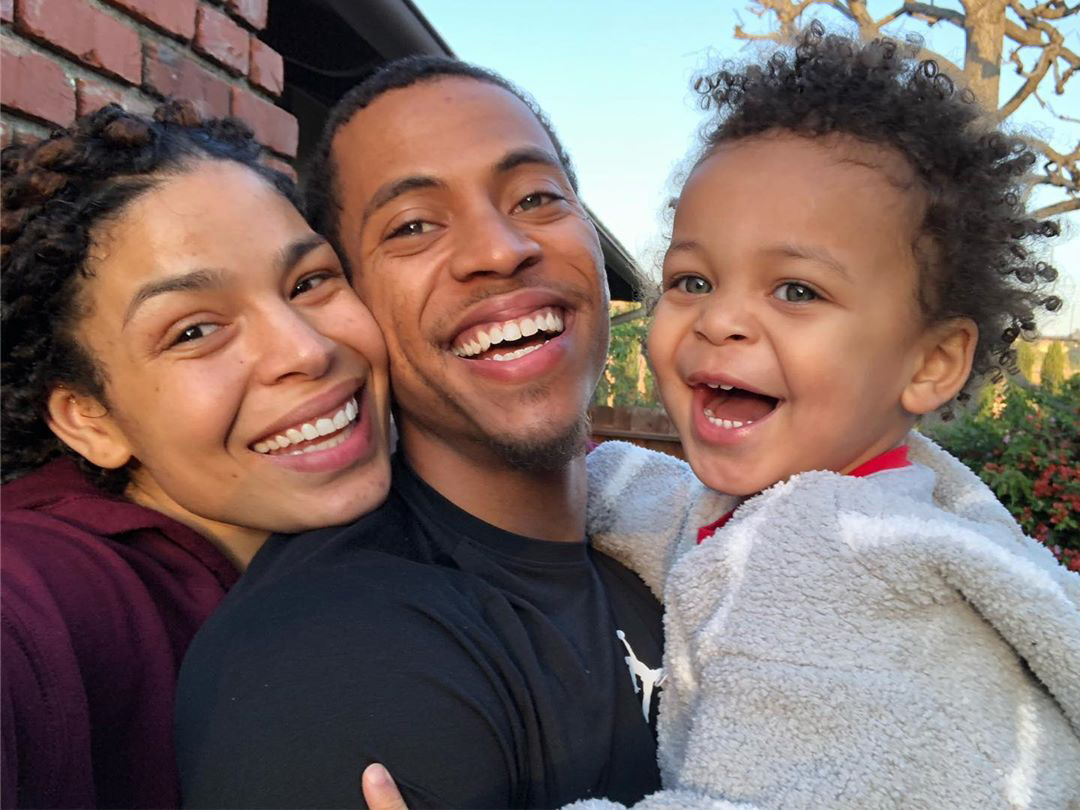
#> input picture datasets/people.jpg, 1080 x 810 px, found by its file name
$ python OpenCVFace2.py
#> lines starting #> are read from the running program, lines starting #| are printed output that depends on the picture; after the words box and inside, x2 and y2 are one past the last pixel; in counts of white or black regions, pixels touching at a corner belong together
import cv2
import matplotlib.pyplot as plt

cascade_classifier = cv2.CascadeClassifier('datasets/haarcascade_frontalface_alt.xml')

# OpenCV deals with BGR but Matplotlib deals with RGB
image = cv2.imread('datasets/people.jpg')
#> image is the input picture: shape (810, 1080, 3); mean B, G, R 101.1, 105.5, 123.6

# convert to grayscale
gray_image = cv2.cvtColor(image, cv2.COLOR_BGR2GRAY)
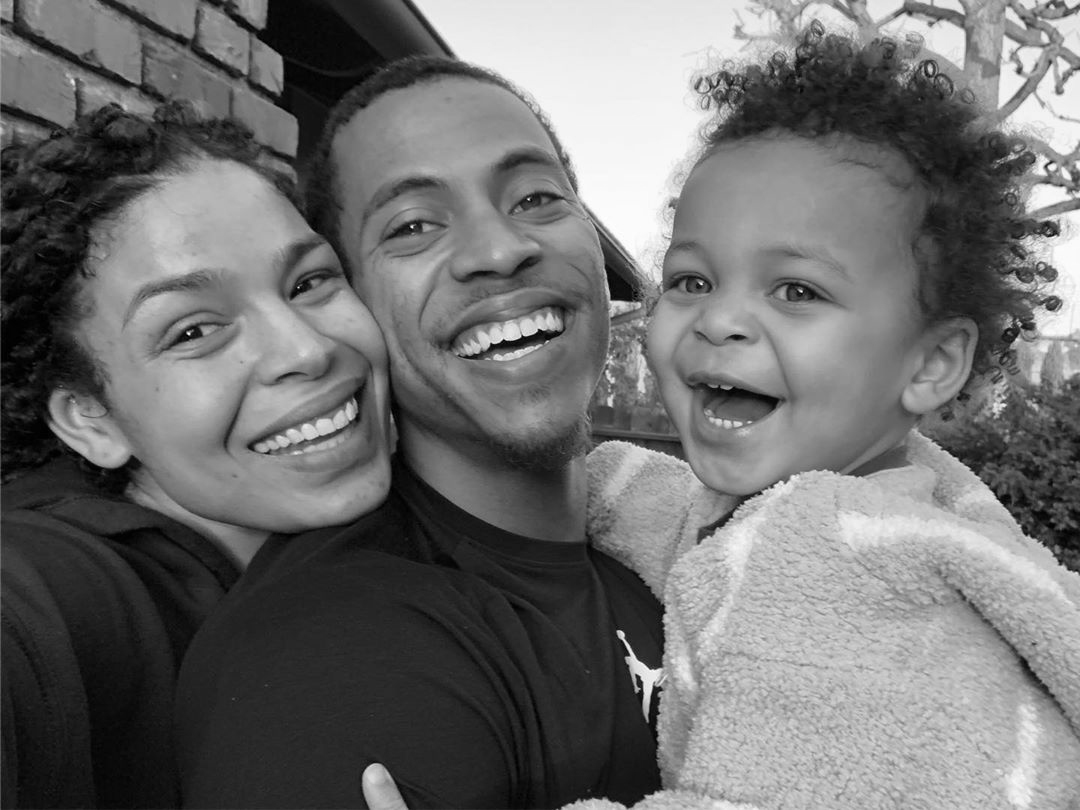
#> gray_image: shape (810, 1080); min 0, max 255, mean 110.4

detected_faces = cascade_classifier.detectMultiScale(gray_image, scaleFactor=1.1, minNeighbors=3, minSize=(20, 20))
#> detected_faces = [[611, 173, 285, 285], [325, 89, 304, 304]]

for (x, y, width, height) in detected_faces:
    cv2.rectangle(image, (x, y), (x + width, y + height), (0, 0, 255), 10)
#> this loop made 2 passes
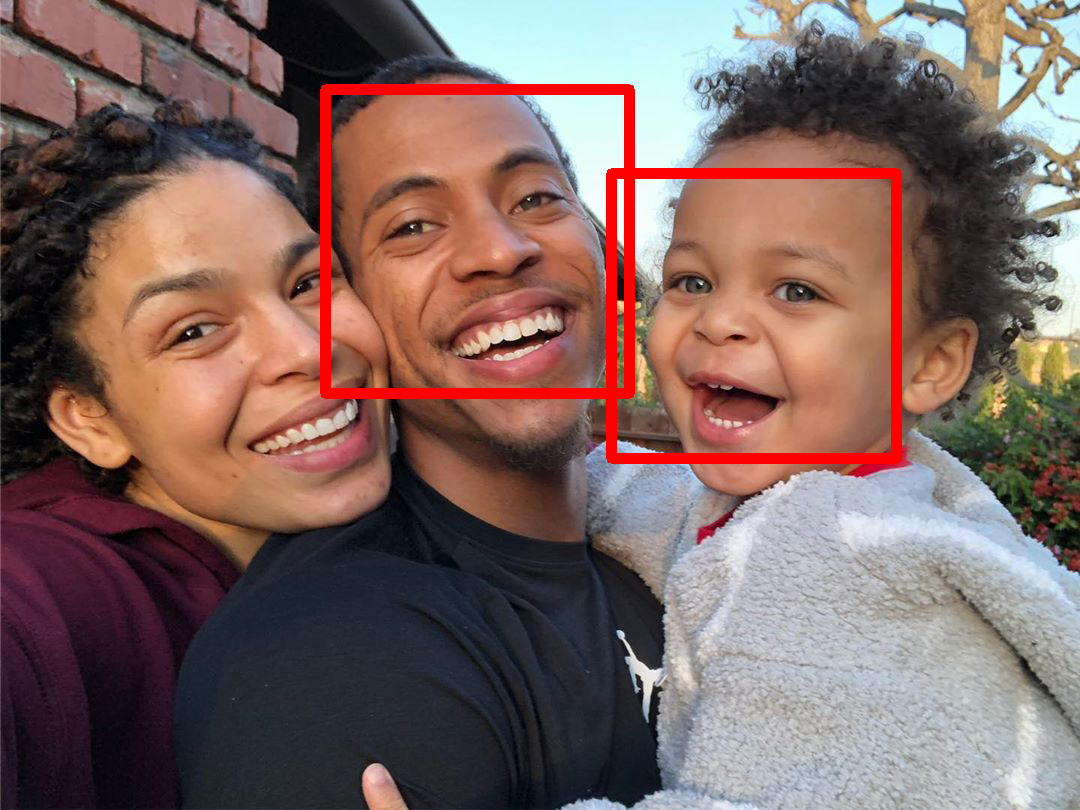
#> image: shape (810, 1080, 3); 2.93% of pixels changed, all inside (x1, y1, x2, y2) = (320, 84, 902, 464)

# OpenCV uses BGR and matplotlib uses RGB
plt.imshow(cv2.cvtColor(image, cv2.COLOR_BGR2RGB))
plt.show()

$ run again, with datasets/girl_face.jpg copied over datasets/people.jpg
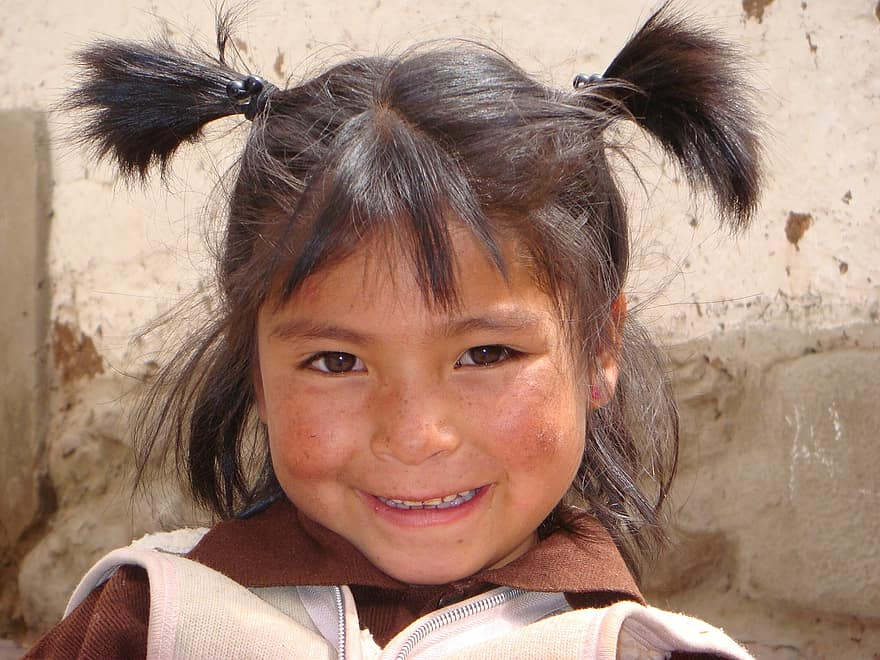
#> input picture datasets/girl_face.jpg, 880 x 660 px, found by its file name
#> image is the input picture: shape (660, 880, 3); mean B, G, R 117.1, 132.7, 163.1
#> `gray_image = cv2.cvtColor(image, cv2.COLOR_BGR2GRAY)`:
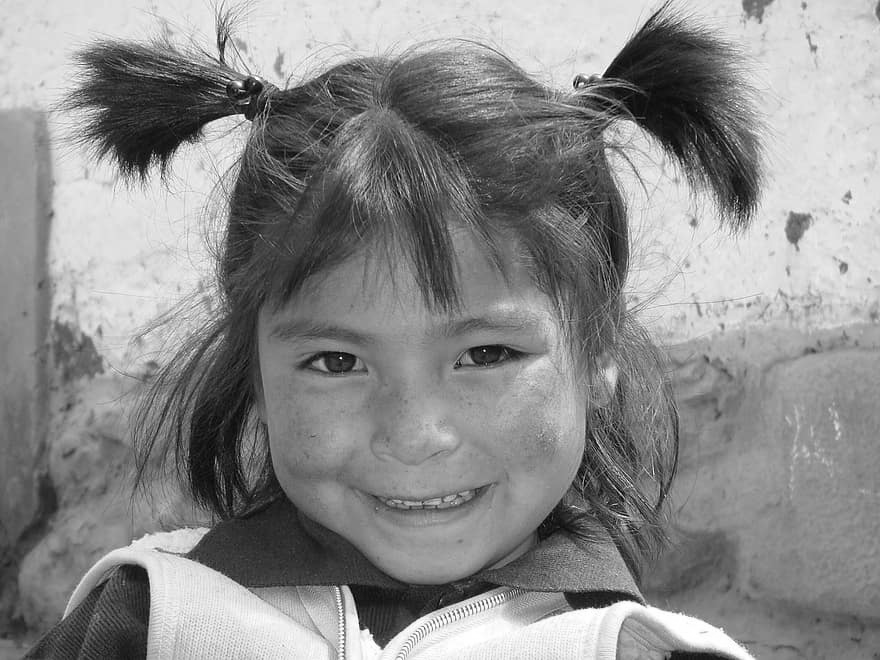
#> gray_image: shape (660, 880); min 1, max 255, mean 140
#> detected_faces = [[241, 233, 350, 350]]
#> the loop `for (x, y, width, height) in detected_faces:` made 1 pass
#> after the loop `for (x, y, width, height) in detected_faces:`:
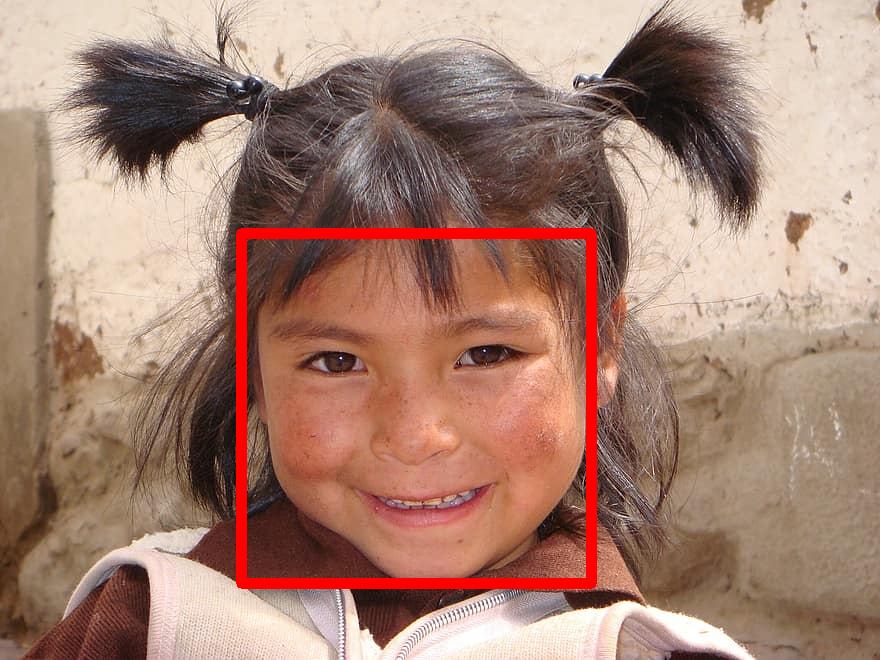
#> image: shape (660, 880, 3); 2.64% of pixels changed, all inside (x1, y1, x2, y2) = (236, 228, 597, 589)

$ run again, with datasets/image.jpg copied over datasets/people.jpg
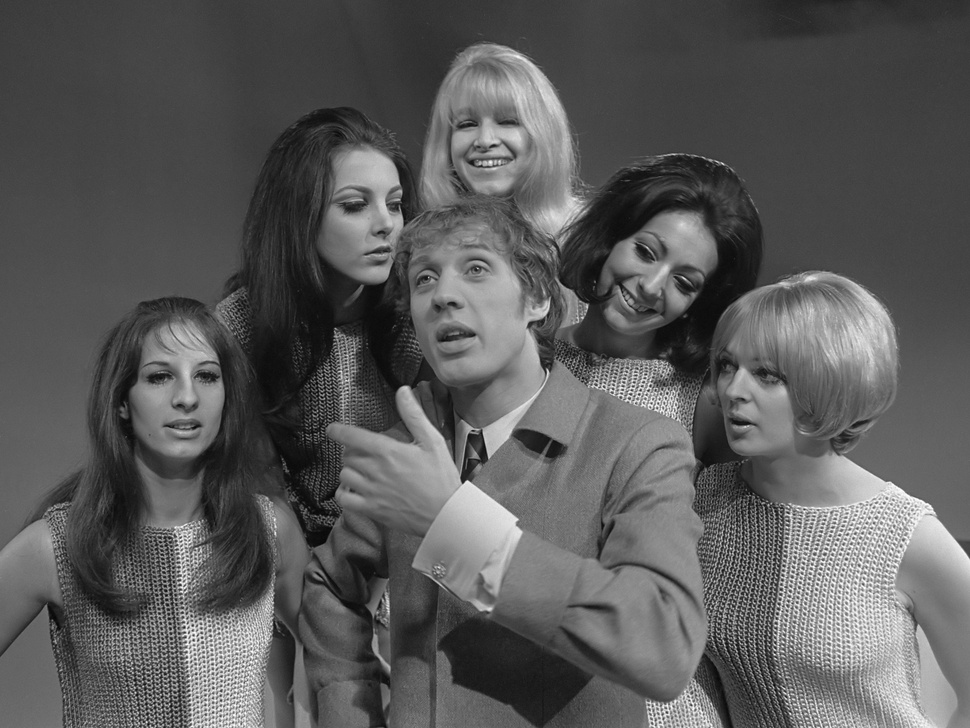
#> input picture datasets/image.jpg, 970 x 728 px, shrunk from 2857 x 2143 before the run, found by its file name
#> image is the input picture: shape (728, 970, 3); min 1, max 255, mean 90.1
#> detected_faces = [[317, 159, 116, 116], [124, 330, 121, 121], [424, 71, 127, 127], [383, 216, 140, 140], [672, 319, 133, 133]]
#> the loop `for (x, y, width, height) in detected_faces:` made 5 passes
#> after the loop `for (x, y, width, height) in detected_faces:`:
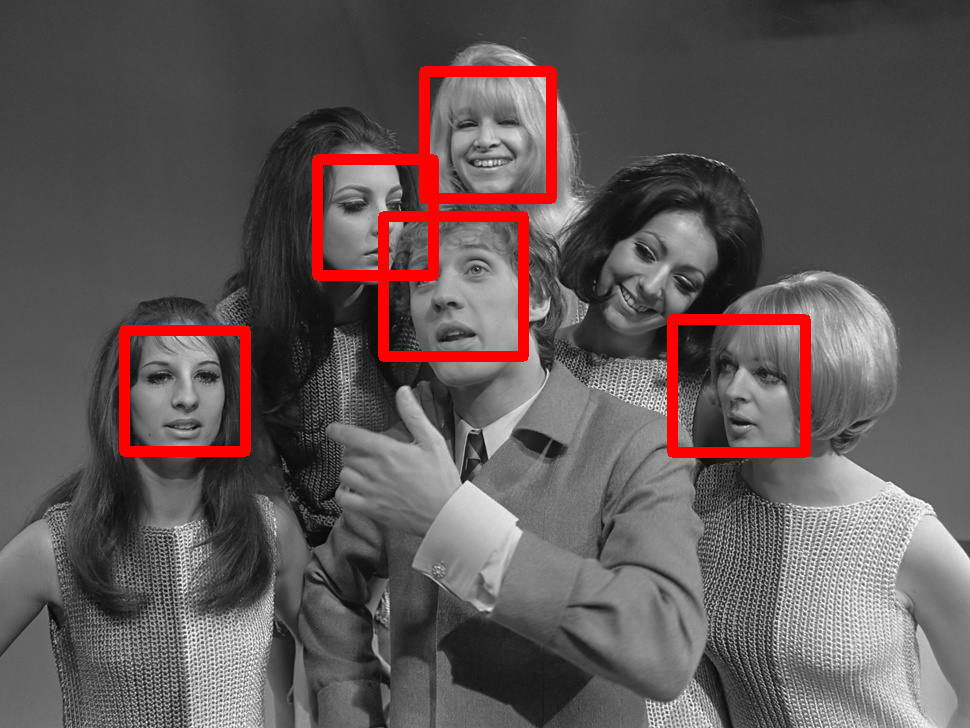
#> image: shape (728, 970, 3); 3.86% of pixels changed, all inside (x1, y1, x2, y2) = (119, 66, 811, 458)

$ run again, with datasets/image2.jpg copied over datasets/people.jpg
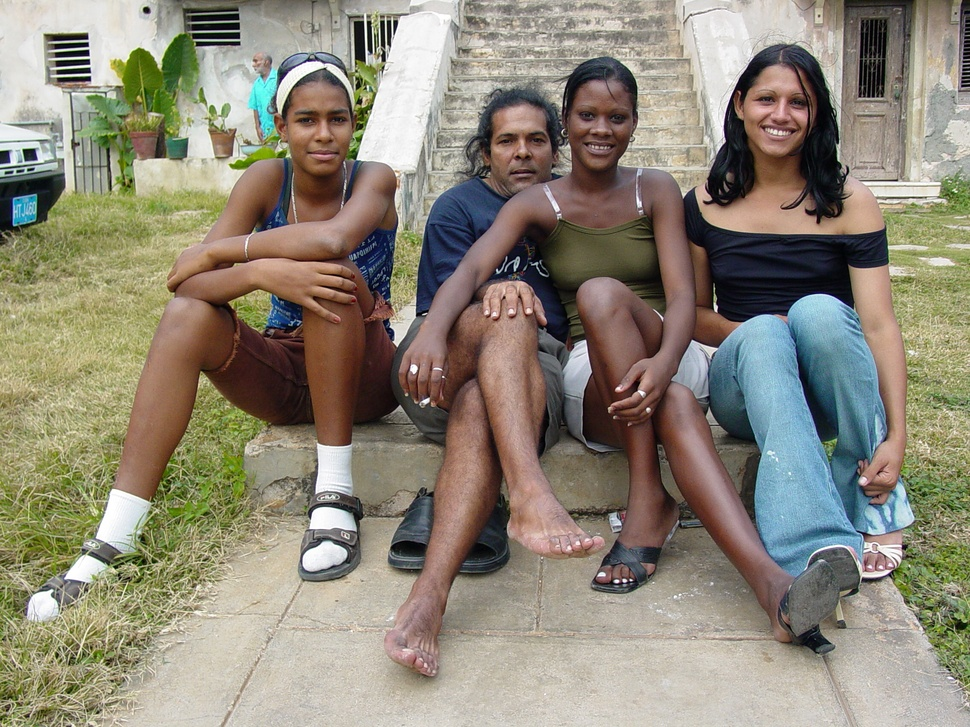
#> input picture datasets/image2.jpg, 970 x 727 px, shrunk from 2272 x 1704 before the run, found by its file name
#> image is the input picture: shape (727, 970, 3); mean B, G, R 119.4, 135, 141.7
#> `gray_image = cv2.cvtColor(image, cv2.COLOR_BGR2GRAY)`:
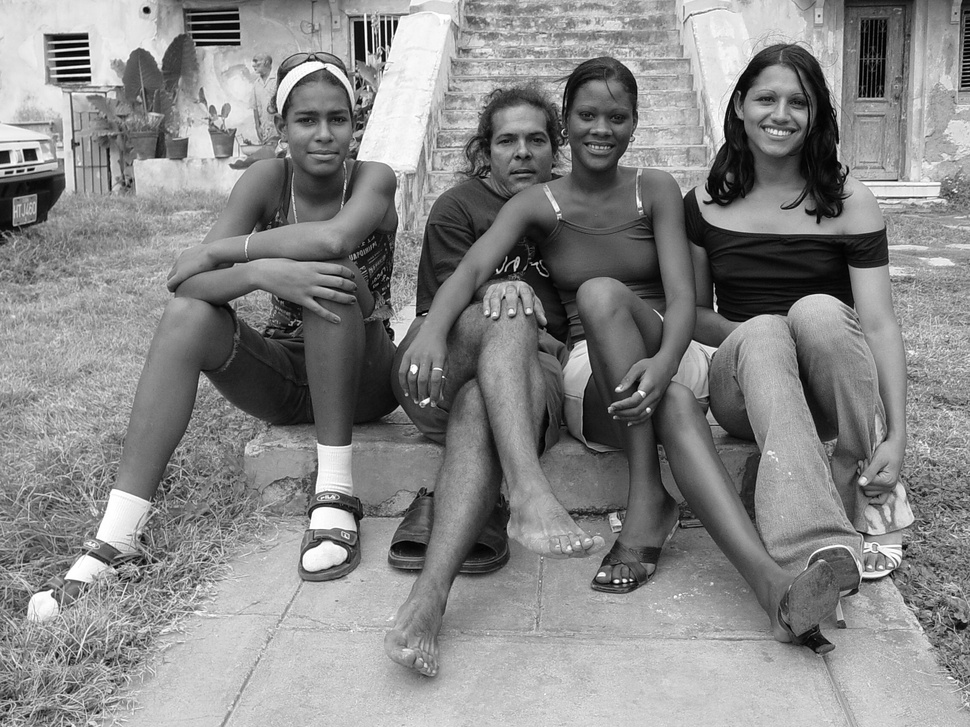
#> gray_image: shape (727, 970); min 0, max 255, mean 135.2
#> detected_faces = [[486, 112, 73, 73], [283, 88, 81, 81], [739, 68, 84, 84], [562, 86, 78, 78]]
#> the loop `for (x, y, width, height) in detected_faces:` made 4 passes
#> after the loop `for (x, y, width, height) in detected_faces:`:
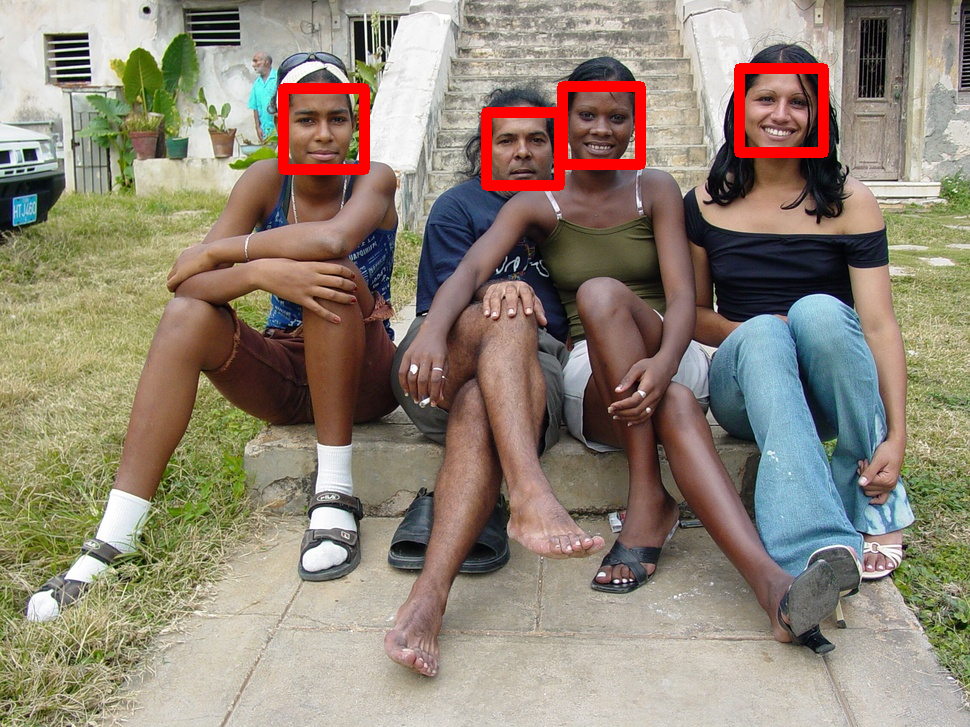
#> image: shape (727, 970, 3); 1.88% of pixels changed, all inside (x1, y1, x2, y2) = (278, 63, 829, 191)
